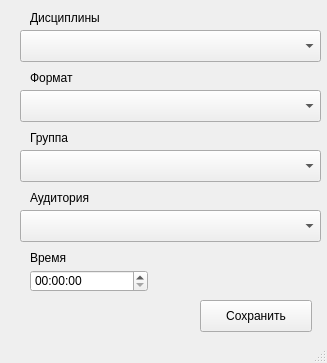
<?xml version="1.0" encoding="UTF-8"?>
<ui version="4.0">
 <class>MainWindow</class>
 <widget class="QMainWindow" name="MainWindow">
  <property name="geometry">
   <rect>
    <x>0</x>
    <y>0</y>
    <width>327</width>
    <height>363</height>
   </rect>
  </property>
  <property name="windowTitle">
   <string>MainWindow</string>
  </property>
  <widget class="QWidget" name="centralwidget">
   <widget class="QComboBox" name="comboBox">
    <property name="geometry">
     <rect>
      <x>20</x>
      <y>30</y>
      <width>301</width>
      <height>32</height>
     </rect>
    </property>
   </widget>
   <widget class="QLabel" name="label">
    <property name="geometry">
     <rect>
      <x>30</x>
      <y>10</y>
      <width>181</width>
      <height>16</height>
     </rect>
    </property>
    <property name="text">
     <string>Дисциплины</string>
    </property>
   </widget>
   <widget class="QLabel" name="label_2">
    <property name="geometry">
     <rect>
      <x>30</x>
      <y>70</y>
      <width>58</width>
      <height>16</height>
     </rect>
    </property>
    <property name="text">
     <string>Формат</string>
    </property>
   </widget>
   <widget class="QComboBox" name="comboBox_2">
    <property name="geometry">
     <rect>
      <x>20</x>
      <y>90</y>
      <width>301</width>
      <height>32</height>
     </rect>
    </property>
   </widget>
   <widget class="QLabel" name="label_3">
    <property name="geometry">
     <rect>
      <x>30</x>
      <y>130</y>
      <width>58</width>
      <height>16</height>
     </rect>
    </property>
    <property name="text">
     <string>Группа</string>
    </property>
   </widget>
   <widget class="QComboBox" name="comboBox_3">
    <property name="geometry">
     <rect>
      <x>20</x>
      <y>150</y>
      <width>301</width>
      <height>32</height>
     </rect>
    </property>
   </widget>
   <widget class="QLabel" name="label_4">
    <property name="geometry">
     <rect>
      <x>30</x>
      <y>190</y>
      <width>161</width>
      <height>16</height>
     </rect>
    </property>
    <property name="text">
     <string>Аудитория</string>
    </property>
   </widget>
   <widget class="QComboBox" name="comboBox_4">
    <property name="geometry">
     <rect>
      <x>20</x>
      <y>210</y>
      <width>301</width>
      <height>32</height>
     </rect>
    </property>
   </widget>
   <widget class="QLabel" name="label_5">
    <property name="geometry">
     <rect>
      <x>30</x>
      <y>250</y>
      <width>58</width>
      <height>16</height>
     </rect>
    </property>
    <property name="text">
     <string>Время</string>
    </property>
   </widget>
   <widget class="QTimeEdit" name="timeEdit">
    <property name="geometry">
     <rect>
      <x>30</x>
      <y>270</y>
      <width>118</width>
      <height>22</height>
     </rect>
    </property>
   </widget>
   <widget class="QPushButton" name="pushButton">
    <property name="geometry">
     <rect>
      <x>200</x>
      <y>300</y>
      <width>112</width>
      <height>32</height>
     </rect>
    </property>
    <property name="text">
     <string>Сохранить</string>
    </property>
   </widget>
  </widget>
  <widget class="QStatusBar" name="statusbar"/>
 </widget>
 <resources/>
 <connections/>
</ui>
